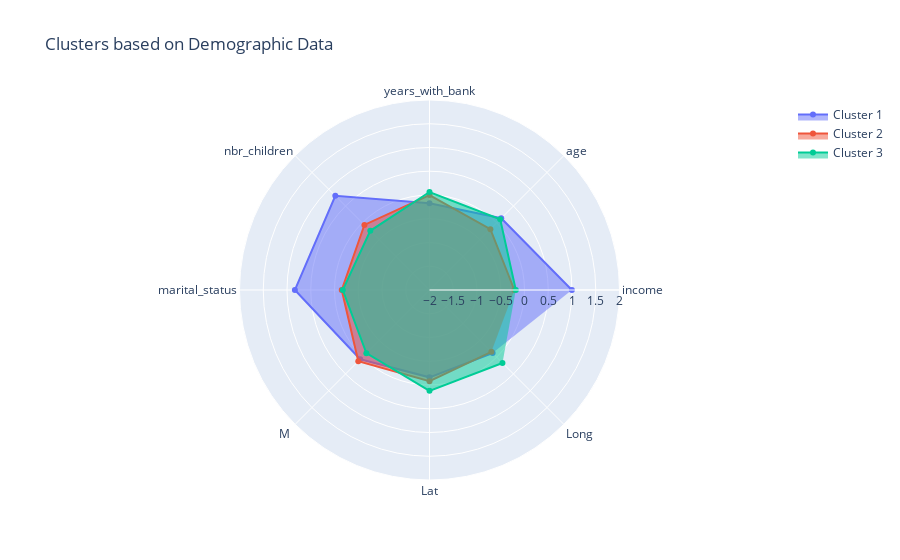

Notebook code cell kept with this figure:
### Code cell
categories = df_full_demo.columns[:-2]

fig = go.Figure()

fig.add_trace(go.Scatterpolar(
      r=df_1_d_mean,
      theta=categories,
      fill='toself',
      name='Cluster 1'
))

fig.add_trace(go.Scatterpolar(
      r=df_2_d_mean,
      theta=categories,
      fill='toself',
      name='Cluster 2'
))

fig.add_trace(go.Scatterpolar(
      r=df_3_d_mean,
      theta=categories,
      fill='toself',
      name='Cluster 3'
))

fig.update_layout(
  polar=dict(
    radialaxis=dict(
      visible=True,
      range=[-2, 2]
    )),
  showlegend=True,
  title="Clusters based on Demographic Data"
)

fig.show()

### Figure 1 — Plotly figure (JSON) as saved in the notebook; plotly's stock layout.template omitted (floating-point values rounded to 4 significant figures)
{"data": [{"fill": "toself", "name": "Cluster 1", "r": [0.9972, 0.1349, -0.1753, 0.8042, 0.8344, 0.06268, -0.1613, -0.1212, 0.374], "theta": ["income", "age", "years_with_bank", "nbr_children", "marital_status", "M ", "Lat", "Long"], "type": "scatterpolar"}, {"fill": "toself", "name": "Cluster 2", "r": [-0.2135, -0.1877, -0.0001824, -0.06206, -0.1523, 0.12, -0.08096, -0.1578, 1.15], "theta": ["income", "age", "years_with_bank", "nbr_children", "marital_status", "M ", "Lat", "Long"], "type": "scatterpolar"}, {"fill": "toself", "name": "Cluster 3", "r": [-0.1828, 0.1046, 0.06281, -0.237, -0.1744, -0.1201, 0.1236, 0.1718, 1.192], "theta": ["income", "age", "years_with_bank", "nbr_children", "marital_status", "M ", "Lat", "Long"], "type": "scatterpolar"}], "layout": {"autosize": true, "polar": {"angularaxis": {"type": "category"}, "radialaxis": {"autorange": false, "range": [-2, 2], "type": "linear", "visible": true}}, "showlegend": true, "title": {"text": "Clusters based on Demographic Data"}}}
